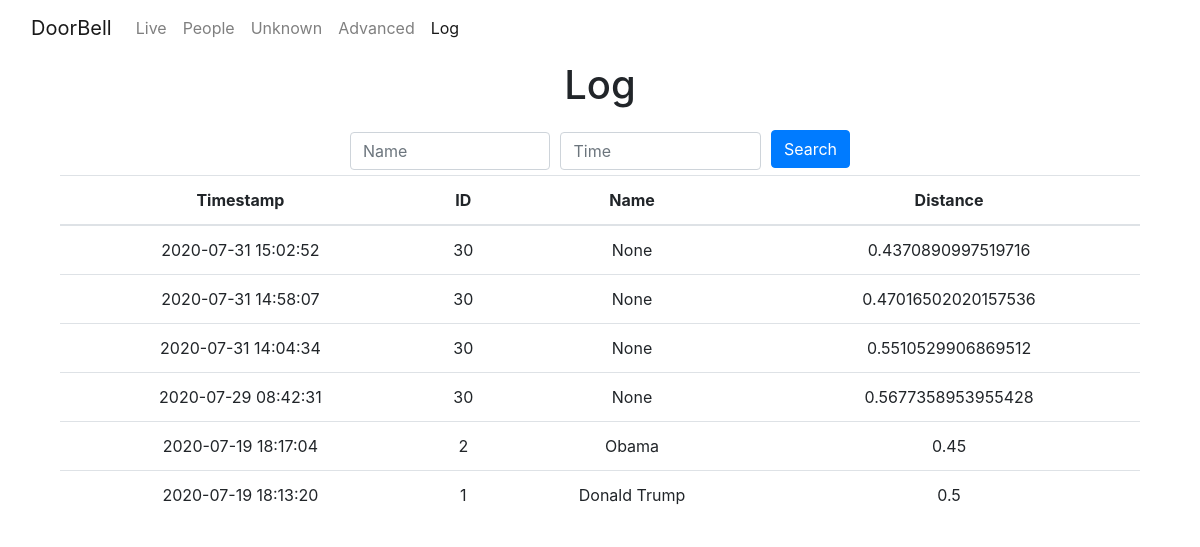
The app's page /log with its own data.
### tables this page shows
CREATE TABLE "people" (
	"id"	INTEGER NOT NULL,
	"name"	TEXT,
	"trusted"	boolean,
	"announce"	TEXT, pin TEXT,
	PRIMARY KEY("id")
);

CREATE TABLE "log" (
	"id"	INTEGER NOT NULL,
	"person_id"	TEXT NOT NULL,
	"datetime"	DATETIME NOT NULL DEFAULT CURRENT_TIMESTAMP,
	"distance"	FLOAT,
	PRIMARY KEY("id")
);

### app.py (the view)
@app.route("/log", methods=["GET", "POST"])
def log_page():
    input1 = request.form.get("name")
    if not input1:
        input1 = ""
    name = '%' + input1 + '%'
    input2 = request.form.get("datetime")
    if not input2:
        input2 = ""
    datetime = '%' + input2 + '%'
    log = db.execute("SELECT * FROM log JOIN people ON person_id = people.id WHERE (name LIKE ? OR datetime LIKE ?) AND (name LIKE ? OR datetime LIKE ?) ORDER BY datetime DESC",name, name, datetime, datetime)
    return render_template("/log.html", log=log)

### app.py (called while the page is built)
@app.after_request
def after_request(response):
    response.headers["Cache-Control"] = "no-cache, no-store, must-revalidate"
    response.headers["Expires"] = 0
    response.headers["Pragma"] = "no-cache"
    return response

### templates/log.html (shortened to what this page needs)
<!DOCTYPE html>
<html>
<head>
    <link rel="stylesheet" href="{{ url_for('static', filename='assets/bootstrap/css/bootstrap.min.css') }}">
    <link rel="stylesheet" href="{{ url_for('static', filename='assets/css/styles.min.css') }}">
</head>
<body>
    <nav class="navbar navbar-light navbar-expand-md">
        <div class="container-fluid"><a class="navbar-brand" href="/">DoorBell</a>
            <div class="collapse navbar-collapse"
                id="navcol-1">
                <ul class="nav navbar-nav">
                    <li class="nav-item" role="presentation"><a class="nav-link" href="/">Live</a></li>
                    <li class="nav-item" role="presentation"><a class="nav-link" href="/people">People</a></li>
                    <li class="nav-item" role="presentation"><a class="nav-link" href="/people/search/unknown">Unknown</a></li>
                    <li class="nav-item" role="presentation"><a class="nav-link" href="/settings">Advanced</a></li>
                    <li class="nav-item" role="presentation"><a class="nav-link active" href="/log">Log</a></li>
                </ul>
            </div>
        </div>
    </nav>
    <div class="container">
        <div class="row">
            <div class="col">
                <h1>Log</h1>
            </div>
        </div>
        <div class="row">
            <div class="col d-sm-flex justify-content-sm-center">
                <form style="max-width: 500px;" action="/log"  method="post">
                    <div class="form-row">
                        <div class="col align-self-center"><input class="form-control" type="text" name="name" placeholder="Name"></div>
                        <div class="col align-self-center"><input class="form-control" type="text" name="datetime" placeholder="Time"></div>
                        <div class="col-auto align-self-center"><button class="btn btn-primary" type="submit">Search</button></div>
                    </div>
                </form>
            </div>
        </div>
        <div class="row">
            <div class="col">
                <div class="table-responsive">
                    <table class="table">
                        <thead>
                            <tr>
                                <th>Timestamp</th>
                                <th>ID</th>
                                <th>Name</th>
                                <th>Distance</th>
                            </tr>
                        </thead>
                        <tbody>
                            {% for row in log %}
                            <tr><a href="person">
                                <td onclick="window.location='/log/search/{{ row['datetime'] }}/'">{{ row['datetime'] }}</td>
                                <td onclick="window.location='/person/{{ row['person_id'] }}'">{{ row['person_id'] }}</td>
                                <td onclick="window.location='/log/search/{{ row['name'] }}/'">{{ row['name'] }}</td>
                                <td>{{ row['distance'] }}</td>
                            </a></tr>
                            {% endfor %}
                        </tbody>
                    </table>
                </div>
            </div>
        </div>
    </div>
</body>
</html>

### records on screen
people: datetime "2020-07-31 15:02:52", person_id "30", name "None", distance "0.4370890997519716", datetime "2020-07-31 14:58:07", distance "0.47016502020157536", datetime "2020-07-31 14:04:34", distance "0.5510529906869512", datetime "2020-07-29 08:42:31", distance "0.5677358953955428"
people: datetime "2020-07-19 18:17:04", person_id "2", name "Obama", distance "0.45"
people: datetime "2020-07-19 18:13:20", person_id "1", name "Donald Trump", distance "0.5"
